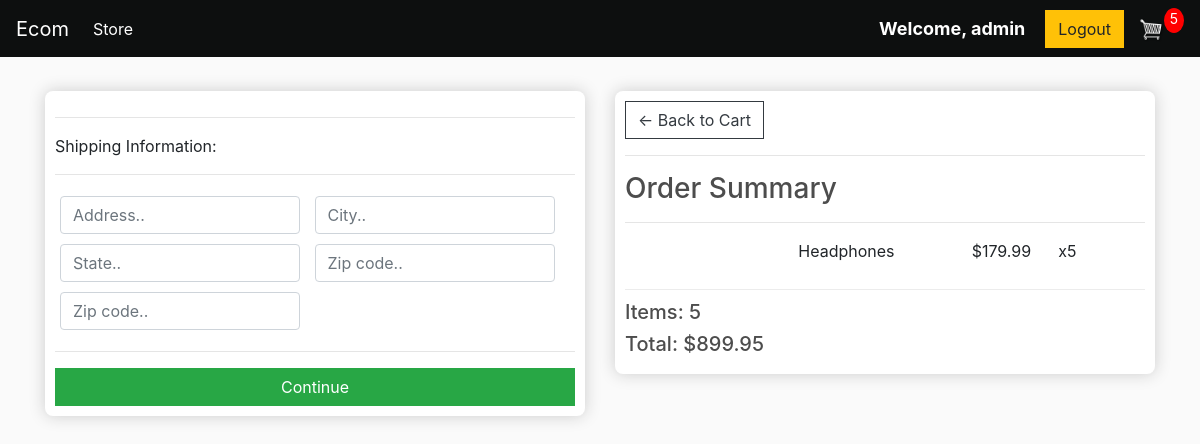
Screenshot of /checkout/ (signed in) with the database file from the repository.
### store/models.py (models this page shows, shortened)
class OrderItem(models.Model):
    product = models.ForeignKey(Product, on_delete=models.SET_NULL, null=True)
    order = models.ForeignKey(Order, on_delete=models.SET_NULL, null=True)
    quantity = models.IntegerField(default=0, null=True, blank=True)
    date_added = models.DateTimeField(auto_now_add=True)
    @property
    def get_total(self):
        total = self.product.price * self.quantity
        return total

class Product(models.Model):
    name = models.CharField(max_length=200, null=True)
    price = models.DecimalField(max_digits=7, decimal_places=2)
    digital = models.BooleanField(default=False, null=True, blank=False)
    image = models.ImageField(null=True, blank=True )

class Order(models.Model):
    customer = models.ForeignKey(Customer, on_delete=models.SET_NULL, null=True, blank=True)
    date_ordered = models.DateTimeField(auto_now_add=True)
    complete = models.BooleanField(default=False)
    transcation_id = models.CharField(max_length=100, null=True)
    @property
    def shipping(self):
        shipping = False
        orderitems = self.orderitem_set.all()
        for i in orderitems:
            if i.product.digital == False:
                shipping = True
        return shipping
    @property
    def get_cart_total(self):
        orderitems = self.orderitem_set.all()
        total = sum([item.get_total for item in orderitems])
        return total
    @property
    def get_cart_items(self):
        orderitems = self.orderitem_set.all()
        total = sum([item.quantity for item in orderitems])
        return total

### store/views.py (the view)
# urls.py: path('checkout/', views.checkout, name="checkout"),
@login_required(login_url='login')
def checkout(request):
	data = cartData(request)
	cartItems = data['cartItems']
	order = data['order']
	items = data['items']
	context = {'items': items, 'order': order, 'cartItems': cartItems}
	return render(request, 'store/checkout.html', context)

### store/utils.py (called while the page is built)
def cartData(request):
	if request.user.is_authenticated:
		customer = request.user.customer
		order, created = Order.objects.get_or_create(
			customer=customer, complete=False)
		items = order.orderitem_set.all()
		cartItems = order.get_cart_items
	else:
		cookieData = cookieCart(request)
		cartItems = cookieData['cartItems']
		order = cookieData['order']
		items = cookieData['items']
	return {'cartItems': cartItems, 'order': order, 'items': items}

### store/templates/store/checkout.html (shortened to what this page needs)
{% extends 'store/main.html' %}
{% load static %}
{% block content %}
<div class="row">
    <div class="col-lg-6">
        <div class="box-element" id="form-wrapper">
            <form id="form">
                <div id="shipping-info">
                    <hr>
                    <p>Shipping Information:</p>
                    <hr>
                    <div class="form-field">
                        <input class="form-control" type="text" name="address" placeholder="Address..">
                    </div>
                    <div class="form-field">
                        <input class="form-control" type="text" name="city" placeholder="City..">
                    </div>
                    <div class="form-field">
                        <input class="form-control" type="text" name="state" placeholder="State..">
                    </div>
                    <div class="form-field">
                        <input class="form-control" type="text" name="zipcode" placeholder="Zip code..">
                    </div>
                    <div class="form-field">
                        <input class="form-control" type="text" name="country" placeholder="Zip code..">
                    </div>
                </div>
                <hr>
                <input id="form-button" class="btn btn-success btn-block" type="submit" value="Continue">
            </form>
        </div>
        <br>
    </div>
    <div class="col-lg-6">
        <div class="box-element">
            <a class="btn btn-outline-dark" href="{% url 'cart' %}">&#x2190; Back to Cart</a>
            <hr>
            <h3>Order Summary</h3>
            <hr>
            {% for item in items %}
            <div class="cart-row">
                <div style="flex:2"><img class="row-image" src="{{item.product.imageURL}}"></div>
                <div style="flex:2">
                    <p>{{item.product.name}}</p>
                </div>
                <div style="flex:1">
                    <p>${{item.product.price|floatformat:2}}</p>
                </div>
                <div style="flex:1">
                    <p>x{{item.quantity}}</p>
                </div>
            </div>
            {% endfor %}
            <h5>Items: {{order.get_cart_items}}</h5>
            <h5>Total: ${{order.get_cart_total|floatformat:2}}</h5>
        </div>
    </div>
</div>
{% endblock content %}

### store/templates/store/main.html (shortened to what this page needs)
<!DOCTYPE html>
{% load static %}
<html>
<head>
    <link rel="stylesheet" href="https://stackpath.bootstrapcdn.com/bootstrap/4.4.1/css/bootstrap.min.css"
>
    <link rel="stylesheet" type="text/css" href="{% static 'css/main.css' %}">
</head>
<body>
    <nav class="navbar navbar-expand-lg navbar-dark bg-dark">
        <a class="navbar-brand" href="{% url 'store' %}">Ecom</a>
        <div class="collapse navbar-collapse" id="navbarSupportedContent">
            <ul class="navbar-nav mr-auto">
                <li class="nav-item active">
                    <a class="nav-link" href="{% url 'store' %}">Store <span class="sr-only">(current)</span></a>
                </li>
            </ul>
            <div class="form-inline my-2 my-lg-0">
                {% if user.is_authenticated %}
                <span class="hello-msg"><strong>Welcome, {{request.user}} <br></strong></span>
                <a href="{% url 'logout' %}" class="btn btn-warning">Logout</a>
                {% else %}
                <a href="{% url 'login'%}" class="btn btn-warning">Login</a>
                {% endif %}
                <a href="{% url 'cart' %}">
                    <img id="cart-icon" src="{% static 'images/cart.png' %}">
                </a>
                <p id="cart-total">{{cartItems}}</p>
            </div>
        </div>
    </nav>
    <div class="container">
        <br>
        {% block content %}
        {% endblock content %}
    </div>
</body>
</html>

### static/css/main.css (style rules this page uses)
body { background-color: hsl(0, 0%, 98%); }
h1, h2, h3, h4, h5, h6 { color: hsl(0, 0%, 30%); }
.box-element { box-shadow: hsl(0, 0%, 80%) 0 0 16px; background-color: #fff; border-radius: 8px; padding: 10px; }
.bg-dark { background-color: #0d0f0f !important; }
#cart-icon { width: 25px; display: inline-block; margin-left: 15px; }
#cart-total { display: block; text-align: center; color: #fff; background-color: red; width: 20px; height: 25px; border-radius: 50%; font-size: 14px; }
.col-lg-4, .col-lg-6, .col-lg-8, .col-lg-12 { margin-top: 10px; }
.btn { border-radius: 0; }
.form-field { width: 250px; display: inline-block; padding: 5px; }
.cart-row { display: flex; align-items: flex-stretch; padding-bottom: 10px; margin-bottom: 10px; border-bottom: 1px solid #ececec; }

### store/templates/store/main.html (style rules this page uses)
.hello-msg { font-size: 18px; color: #fff; margin-right: 20px; }

### rows the page displays
OrderItem: product.name "Headphones", product.price "179.99", quantity "5"
Order: get_cart_items "5", get_cart_total "899.95"

### other values shown
{{ request.user }} "admin"
{{ cartItems }} "5"
